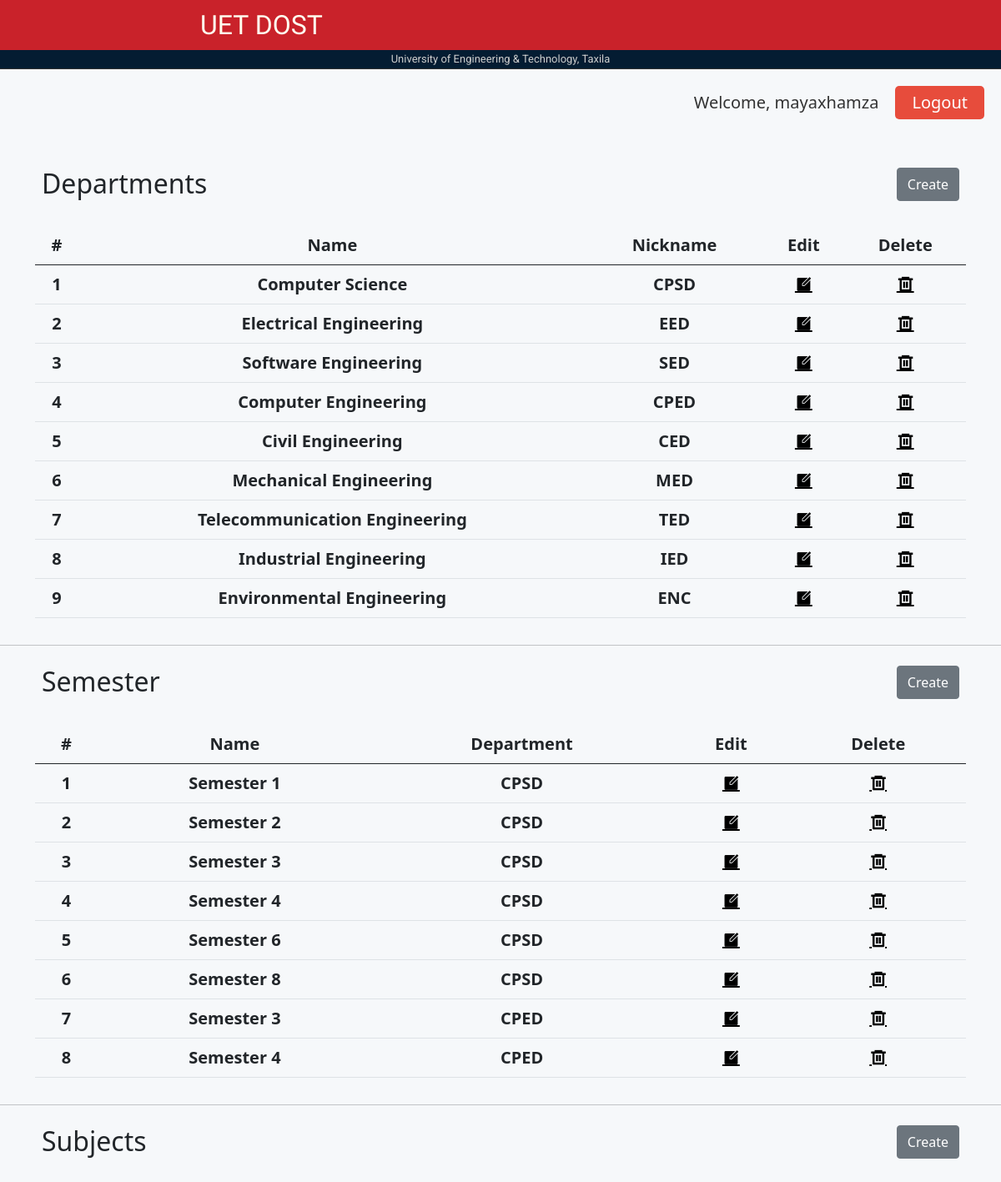
Page /staff_panel/ (signed in, upper part) on the committed database.
### uettApp/models.py (models this page shows, shortened)
class Department(models.Model):
    id = models.UUIDField(primary_key=True, default=uuid.uuid4, editable=False)
    name = models.CharField(max_length=200)
    nickname = models.CharField(max_length=10)
    def __str__(self):
        return self.nickname

class Semester(models.Model):
    id = models.UUIDField(primary_key=True, default=uuid.uuid4, editable=False)
    name = models.CharField(max_length=200)
    department = models.ForeignKey(Department, on_delete=models.CASCADE)
    subjects = models.ManyToManyField(Subject)

### staff/views.py (the view)
# urls.py: path('staff_panel/', views.staff_panel, name='staff_panel'),
@login_required(login_url='staff_login')
def staff_panel(request):
    departments = Department.objects.all()
    subjects = Subject.objects.all()
    semesters = Semester.objects.all()
    context = {'title': 'Dashboard','departments': departments, 'subjects' : subjects, 'semesters' : semesters}
    return render(request, 'staff/Dashboard.html', context)

### staff/templates/staff/Dashboard.html (shortened to what this page needs)
{% extends "gpa_base.html" %} {% load static %} {% block content %}
<link href="https://cdn.jsdelivr.net/npm/bootstrap@5.0.1/dist/css/bootstrap.min.css" rel="stylesheet">
  </head>
  <body>
    {% include "gpa_nav.html" %}
    <div class="user-info">
      <span>Welcome, {{ user.username }}</span>
      <form method="POST" action="{% url 'logout' %}">
          <button type="submit" class="btn-logout">Logout</button>
      </form>
  </div>
    <br>
    <div class="container">
      <div class="d-flex bd-highlight mb-3">
        <div class="me-auto p-2 bd-highlight"><h2>Departments</div>
        <div class="p-2 bd-highlight">
          <button type="button" class="btn btn-secondary" onclick="showUserCreateBox()">Create</button>
        </div>
      </div>
      <div class="table-responsive">
        <table class="table">
          <thead>
            <tr>
              <th scope="col">#</th>
              <th scope="col">Name</th>
              <th scope="col">Nickname</th>
              <th scope="col">Edit</th>
              <th scope="col">Delete</th>
            </tr>
          </thead>
          <tbody id="mytable">
            {% for dep in departments %}
            <tr>
              <th scope="col" colspan="1">{{forloop.counter}}</th>
              <th scope="col" colspan="1">{{dep.name}}</th>
              <th scope="col" colspan="1">{{dep.nickname}}</th>
              <th scope="col" colspan="1"><a href="{% url 'depUpdate' dep.id %}"><i class="ri-edit-box-fill"></i></a></th>
              <th scope="col" colspan="1"><a href="{% url 'depDelete' dep.id %}"><i class="ri-delete-bin-6-line"></i></a></i></th>
            </tr>
            {% endfor %}
          </tbody>
        </table>
      </div>
    </div>
    <hr>
    <div class="container">
        <div class="d-flex bd-highlight mb-3">
          <div class="me-auto p-2 bd-highlight"><h2>Semester</div>
          <div class="p-2 bd-highlight">
            <button type="button" class="btn btn-secondary" onclick="showUserCreateBox()">Create</button>
          </div>
        </div>
        <div class="table-responsive">
          <table class="table">
            <thead>
              <tr>
                <th scope="col">#</th>
                <th scope="col">Name</th>
                <th scope="col">Department</th>
                <th scope="col">Edit</th>
                <th scope="col">Delete</th>
              </tr>
            </thead>
            <tbody id="mytable">
              {% for sem in semesters %}
              <tr>
                <th scope="col" colspan="1">{{forloop.counter}}</th>
                <th scope="col" colspan="1">{{sem.name}}</th>
                <th scope="col" colspan="1">{{sem.department}}</th>
                <th scope="col" colspan="1"><a href="{% url 'semUpdate' sem.id %}"><i class="ri-edit-box-fill"></i></a></th>
                <th scope="col" colspan="1"><a href="{% url 'semDelete' sem.id %}"><i class="ri-delete-bin-6-line"></i></a></i></th>
              </tr>
              {% endfor %}
            </tbody>
          </table>
        </div>
      </div>
    <hr>
    <div class="container">
        <div class="d-flex bd-highlight mb-3">
          <div class="me-auto p-2 bd-highlight"><h2>Subjects</div>
          <div class="p-2 bd-highlight">
            <button type="button" class="btn btn-secondary" onclick="showUserCreateBox()">Create</button>
          </div>
        </div>
      </div>
{% endblock content %}

### static/styles/style.css (style rules this page uses)
* { padding: 0; margin: 0 }
:root { --bgcolor: #fffff0; --primaryColor: #c9222a; --primaryFooter: #041c32; --headerElementColor: #fffff0; --linkColor: #cdabff; --h3color: #555; --h1color: #000; --coursecode: #c9222a; --creditcolor: #041c32; --placeholder: #c9222a71; --topborder: #c9222a; --inputColor: #ccc; --cgpacalc: #fffff0; --togglebg: #ccc; --upfeature: #7fffd4; --upfeatureshadow: #04422e74; --upfeatureh3: #04422e; --homeButtonBg: #fffff0; --homeButtonBorder: #c9222a; }
body { background-color: var(--bgcolor); -webkit-tap-highlight-color: transparent; }
::placeholder { color: var(--placeholder) }
button { height: 40px; background-color: transparent; color: var(--topborder); border-radius: 10px; border: 2px solid var(--topborder); padding: 0 20px; font-family: 'open sans'; font-weight: 500; cursor: pointer; }

### staff/templates/staff/Dashboard.html (style rules this page uses)
body { font-size: 1.25rem; background-color: #f6f8fa; }
tr { text-align: center; }
a { color : black; }
.user-info { display: flex; justify-content: flex-end; align-items: center; margin: 20px 0; padding: 0 20px; }
.user-info span { margin-right: 20px; font-size: 1.25rem; color: #333; }
.btn-logout { background-color: #e74c3c; color: #fff; padding: 2px 20px; border: none; border-radius: 5px; cursor: pointer; transition: background-color 0.3s ease; }

### rows in the picture
Department: name "Computer Science", nickname "CPSD"
Department: name "Electrical Engineering", nickname "EED"
Department: name "Software Engineering", nickname "SED"
Department: name "Computer Engineering", nickname "CPED"
Department: name "Civil Engineering", nickname "CED"
Department: name "Mechanical Engineering", nickname "MED"
Department: name "Telecommunication Engineering", nickname "TED"
Department: name "Industrial Engineering", nickname "IED"
Department: name "Environmental Engineering", nickname "ENC"
Semester: name "Semester 1", department "CPSD"
Semester: name "Semester 2", department "CPSD"
Semester: name "Semester 3", department "CPSD"
Semester: name "Semester 4", department "CPSD"
Semester: name "Semester 6", department "CPSD"
Semester: name "Semester 8", department "CPSD"
Semester: name "Semester 3", department "CPED"
Semester: name "Semester 4", department "CPED"

### other values in the picture
{{ user.username }} "mayaxhamza"
